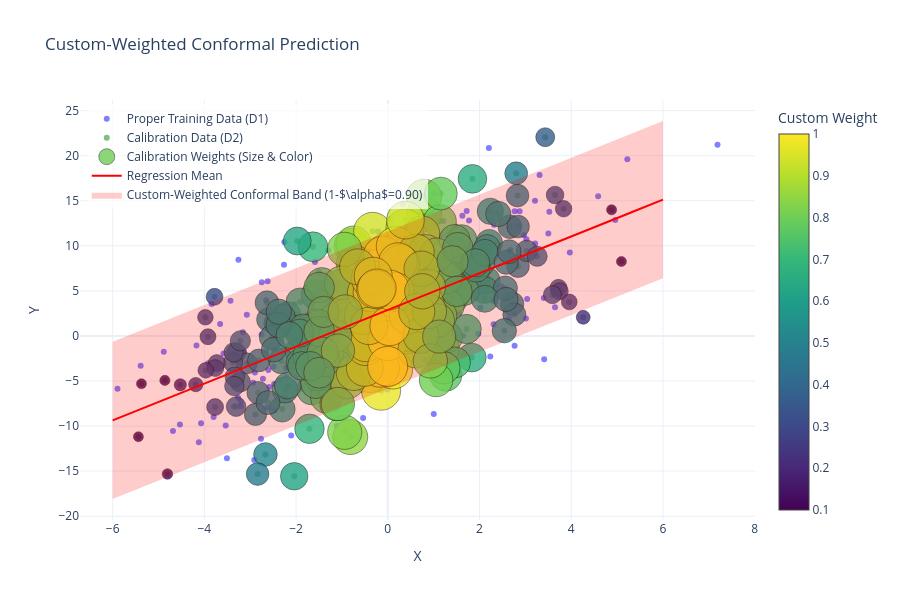

This figure's notebook cell:
### Code cell
import plotly.graph_objs as go

# Sort test data for smooth lines/bands
sorted_idx = jnp.argsort(X_test.squeeze())
X_sorted = X_test[sorted_idx, 0]
y_pred_sorted = y_test_pred_mean[sorted_idx]
lower_sorted = lower_bound_custom_weighted[sorted_idx]
upper_sorted = upper_bound_custom_weighted[sorted_idx]

# Prepare calibration weights for color/size
calib_weights = np.array(custom_weights_D2)
calib_weights_norm = (calib_weights - calib_weights.min()) / (
    calib_weights.max() - calib_weights.min() + 1e-8
)
calib_marker_size = 10 + 30 * calib_weights_norm  # scale for visibility

fig = go.Figure()

# Proper Training Data (D1)
fig.add_trace(
    go.Scatter(
        x=X_D1[:, 0],
        y=y_D1,
        mode="markers",
        marker=dict(color="blue", size=6, opacity=0.5),
        name="Proper Training Data (D1)",
    )
)

# Calibration Data (D2)
fig.add_trace(
    go.Scatter(
        x=X_D2[:, 0],
        y=y_D2,
        mode="markers",
        marker=dict(color="green", size=6, opacity=0.5),
        name="Calibration Data (D2)",
    )
)

# Calibration Weights (color & size)
fig.add_trace(
    go.Scatter(
        x=X_D2[:, 0],
        y=y_D2,
        mode="markers",
        marker=dict(
            color=calib_weights,
            colorscale="Viridis",
            size=calib_marker_size,
            colorbar=dict(title="Custom Weight"),
            opacity=0.8,
            line=dict(width=0.5, color="black"),
        ),
        name="Calibration Weights (Size & Color)",
        showlegend=True,
    )
)

# Regression Mean Line
fig.add_trace(
    go.Scatter(
        x=X_sorted,
        y=y_pred_sorted,
        mode="lines",
        line=dict(color="red", width=2),
        name="Regression Mean",
    )
)

# Custom-Weighted Conformal Prediction Band (shaded)
fig.add_trace(
    go.Scatter(
        x=np.concatenate([X_sorted, X_sorted[::-1]]),
        y=np.concatenate([lower_sorted, upper_sorted[::-1]]),
        fill="toself",
        fillcolor="rgba(255,0,0,0.2)",
        line=dict(color="rgba(255,0,0,0)"),
        hoverinfo="skip",
        showlegend=True,
        name=f"Custom-Weighted Conformal Band (1-$\\alpha$={1 - alpha_level:.2f})",
    )
)

fig.update_layout(
    title="Custom-Weighted Conformal Prediction",
    xaxis_title="X",
    yaxis_title="Y",
    legend=dict(x=0.01, y=0.99, bgcolor="rgba(255,255,255,0.7)"),
    template="plotly_white",
    height=600,
    width=900,
)

fig.show()

### Figure 1 — Plotly figure (JSON) as saved in the notebook; plotly's stock layout.template omitted (floating-point values rounded to 4 significant figures; data arrays with more than 128 entries replaced by an {"elided": "..."} marker saying what was removed)
{"data": [{"marker": {"color": "blue", "opacity": 0.5, "size": 6}, "mode": "markers", "name": "Proper Training Data (D1)", "type": "scatter", "x": {"elided": "250 float values"}, "y": {"elided": "250 float values"}}, {"marker": {"color": "green", "opacity": 0.5, "size": 6}, "mode": "markers", "name": "Calibration Data (D2)", "type": "scatter", "x": {"elided": "250 float values"}, "y": {"elided": "250 float values"}}, {"marker": {"color": {"elided": "250 float values"}, "colorbar": {"title": {"text": "Custom Weight"}}, "colorscale": [[0, "#440154"], [0.1111, "#482878"], [0.2222, "#3e4989"], [0.3333, "#31688e"], [0.4444, "#26828e"], [0.5556, "#1f9e89"], [0.6667, "#35b779"], [0.7778, "#6ece58"], [0.8889, "#b5de2b"], [1, "#fde725"]], "line": {"color": "black", "width": 0.5}, "opacity": 0.8, "size": {"elided": "250 float values"}}, "mode": "markers", "name": "Calibration Weights (Size & Color)", "showlegend": true, "type": "scatter", "x": {"elided": "250 float values"}, "y": {"elided": "250 float values"}}, {"line": {"color": "red", "width": 2}, "mode": "lines", "name": "Regression Mean", "type": "scatter", "x": {"elided": "500 float values"}, "y": {"elided": "500 float values"}}, {"fill": "toself", "fillcolor": "rgba(255,0,0,0.2)", "hoverinfo": "skip", "line": {"color": "rgba(255,0,0,0)"}, "name": "Custom-Weighted Conformal Band (1-$\\alpha$=0.90)", "showlegend": true, "type": "scatter", "x": {"elided": "1000 float values"}, "y": {"elided": "1000 float values"}}], "layout": {"height": 600, "legend": {"bgcolor": "rgba(255,255,255,0.7)", "x": 0.01, "y": 0.99}, "title": {"text": "Custom-Weighted Conformal Prediction"}, "width": 900, "xaxis": {"title": {"text": "X"}}, "yaxis": {"title": {"text": "Y"}}}}
